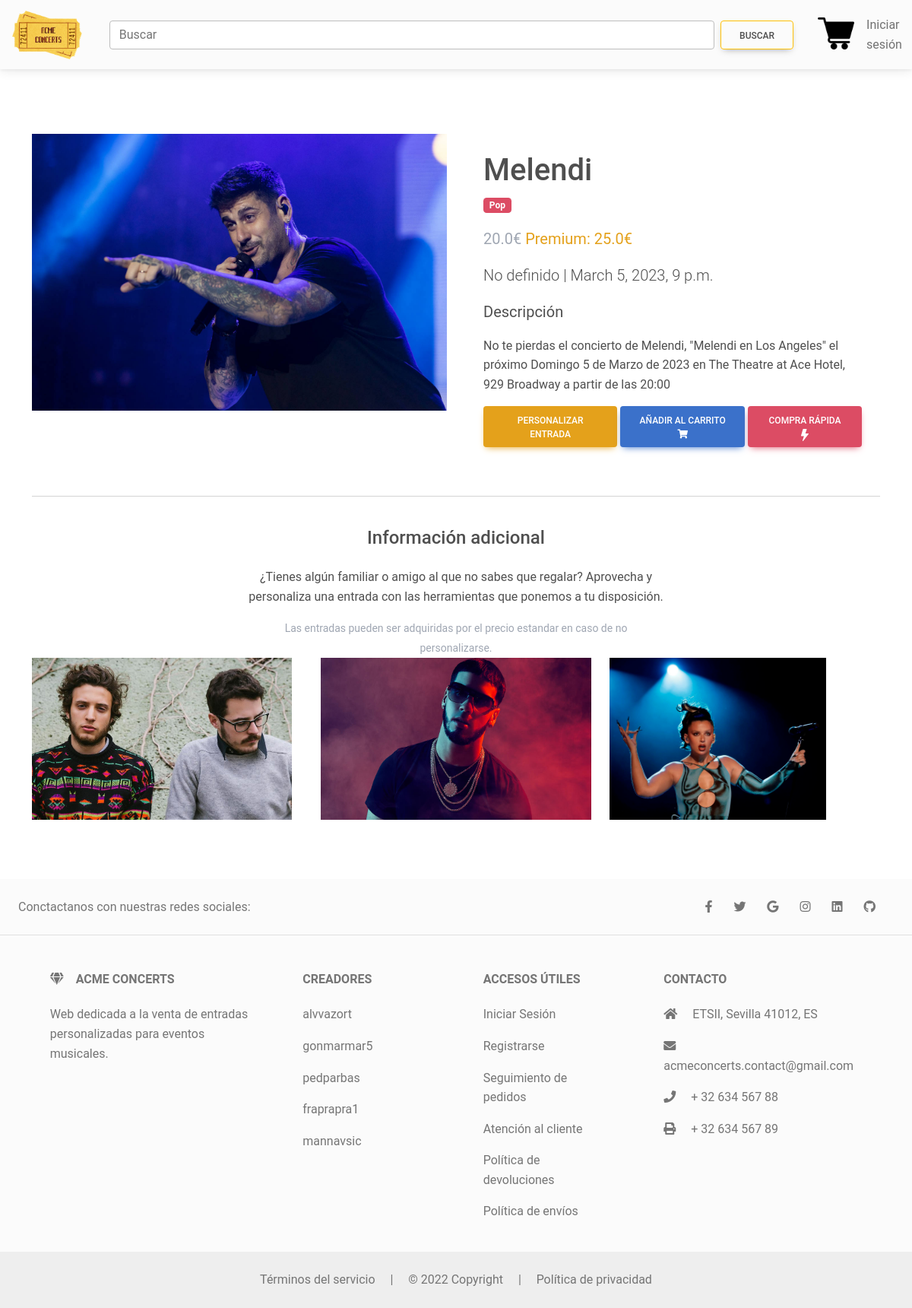
The app's page /tickets/melendi/ with its own data.
### main/models.py (models this page shows, shortened)
class Ticket(models.Model):
    ordering = ['-slug']
    title = models.CharField(max_length=100)
    price = models.FloatField()
    price_customized = models.FloatField()
    location= models.CharField(max_length=100, default="No definido")
    category = models.CharField(choices=CATEGORY, max_length=2)
    slug = models.SlugField()
    description = models.TextField()
    image = models.ImageField(upload_to= 'images/tickets/')
    date = models.DateTimeField()
    stock = models.PositiveIntegerField(default=10)
    def get_absolute_url(self):
        return reverse("main:ticket", kwargs={
            'slug': self.slug
        })
    def get_add_to_cart_url(self):
        return reverse("main:add-to-cart", kwargs={
            'slug': self.slug
        })

### main/views.py (the view)
# urls.py: path('<slug>/', views.TicketDetailView.as_view(), name='customize'),
class TicketDetailView(DetailView):
    model = Ticket
    template_name = "product.html"
    def get_context_data(self, **kwargs):
        context = super().get_context_data(**kwargs)
        context["MEDIA_URL"] = settings.MEDIA_URL
        context["tickets"] = Ticket.objects.all()[:3]
        return context

### main/templates/product.html (shortened to what this page needs)
{% extends "base.html" %}
{% block content %}
<main class="mt-2 pt-2">
  <div class="container dark-grey-text mt-5">
    <div class="row wow fadeIn">
      <div class="col-md-6 mb-4">
        <img src="{{MEDIA_URL}}{{object.image}}" class="img-fluid" alt="">
      </div>
      <div class="col-md-6 mb-4">
        <div class="p-4">
          <h1 class="">{{object.title}}</h1>
          <div class="mb-3">
            <a href="/{{object.get_category_display.lower}}">
              <span class="badge bg-danger text-white mr-1">{{object.get_category_display}}</span>
            </a>
          </div>
          <p class="lead">
            {% if object.price_customized %}
            <span class="text-secondary mr-1">
              <b>{{ object.price }}€</b>
            </span>
            <span><b class="text-warning">Premium: {{ object.price_customized }}€</b></span>
            {% else %}
            <span>{{ object.price }}€</span>
            {% endif %}
          </p>
          <p class="lead font-weight-bold">{{object.location}} | {{object.date}}</p>
          <p class="lead font-weight-bold"><b>Descripción</b></p>
          <p>{{ object.description }}</p>
          <form class="d-flex justify-content-left">
            {%if object.stock == 0%}
            <a class="btn btn-danger btn-md my-0 p">
              ENTRADAS AGOTADAS
              <iconify-icon icon="bi:dash-circle-fill"></iconify-icon>
            </a>
            {% else %}
            <a class="btn btn-warning btn-md my-0 p" href="/customize/{{ticket.slug}}">
              Personalizar entrada
            </a>
            <a href="{{object.get_add_to_cart_url}}" class="btn btn-primary btn-md my-0 p" type="submit">
              Añadir al carrito
              <i class="fas fa-shopping-cart ml-1"></i>
            </a>
            <a href="/cart/fast-checkout/{{object.slug}}" class="btn btn-danger btn-md my-0 p" type="submit">
              Compra rápida
              <svg xmlns="http://www.w3.org/2000/svg" width="16" height="16" fill="currentColor" class="bi bi-lightning-fill" viewBox="0 0 16 16">
                <path d="M5.52.359A.5.5 0 0 1 6 0h4a.5.5 0 0 1 .474.658L8.694 6H12.5a.5.5 0 0 1 .395.807l-7 9a.5.5 0 0 1-.873-.454L6.823 9.5H3.5a.5.5 0 0 1-.48-.641l2.5-8.5z"/>
              </svg>
            </a>
            {% endif %}
          </form>
        </div>
      </div>
    </div>
    <hr>
    <div class="row d-flex justify-content-center wow fadeIn">
      <div class="col-md-6 text-center">
        <h4 class="my-4 h4">Información adicional</h4>
        <p>
          ¿Tienes algún familiar o amigo al que no sabes que regalar? Aprovecha y personaliza una entrada con las herramientas
          que ponemos a tu disposición.</p>
        <small class="text-secondary">Las entradas pueden ser adquiridas por el precio estandar en caso de no personalizarse.</small>
      </div>
    </div>
    <div class="row wow fadeIn">
      {% for ticket in tickets %}
      <div class="col-lg-4 col-md-12 mb-4">
        <a href="{{ticket.get_absolute_url}}">
          <img src="{{MEDIA_URL}}{{ticket.image}}" class="img-fluid" style="height:80%">
        </a>
      </div>
      {% endfor %}
    </div>
  </div>
</main>
{% endblock content %}

### records on screen
Ticket: image (picture), title "Melendi", category "Pop", price "20.0", price_customized "25.0", location "No definido", date "March 5, 2023, 9 p.m.", description "No te pierdas el concierto de Melendi, \"Melendi en Los Angeles\" el próximo Domingo 5 de Marzo de 2023 en The Theatre at Ace Hotel, 929 Broadway a partir de las 20:00"
Ticket: image (picture)
Ticket: image (picture)
Ticket: image (picture)
